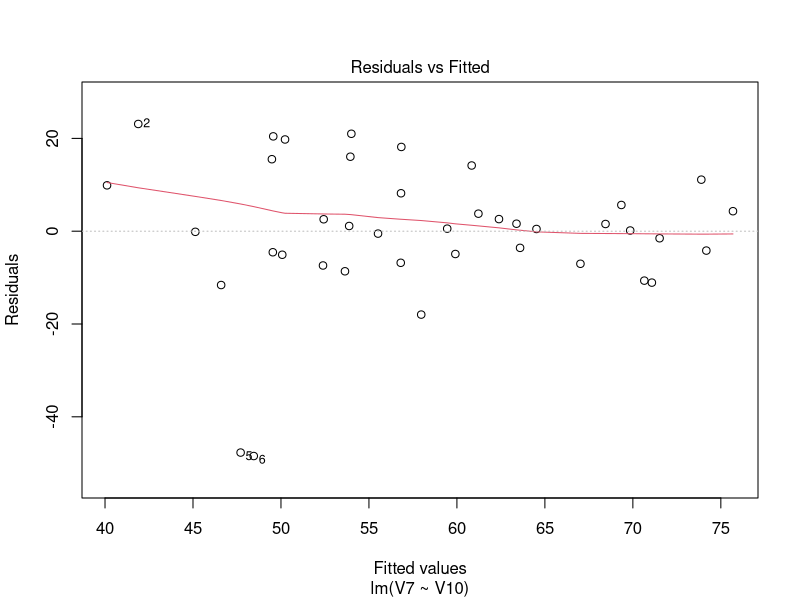
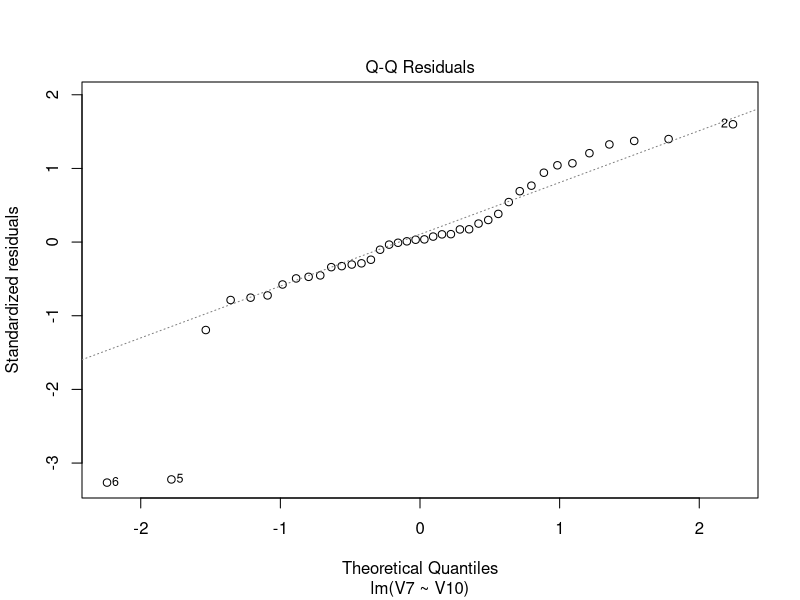
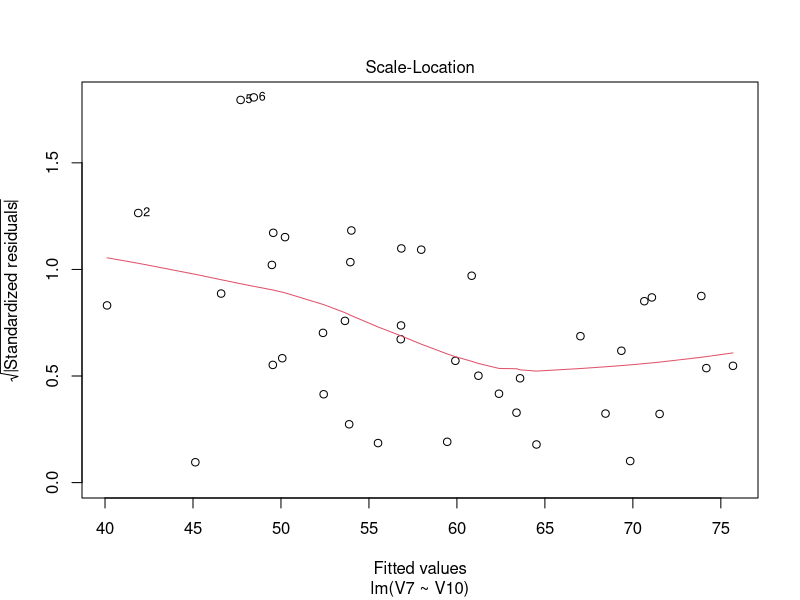
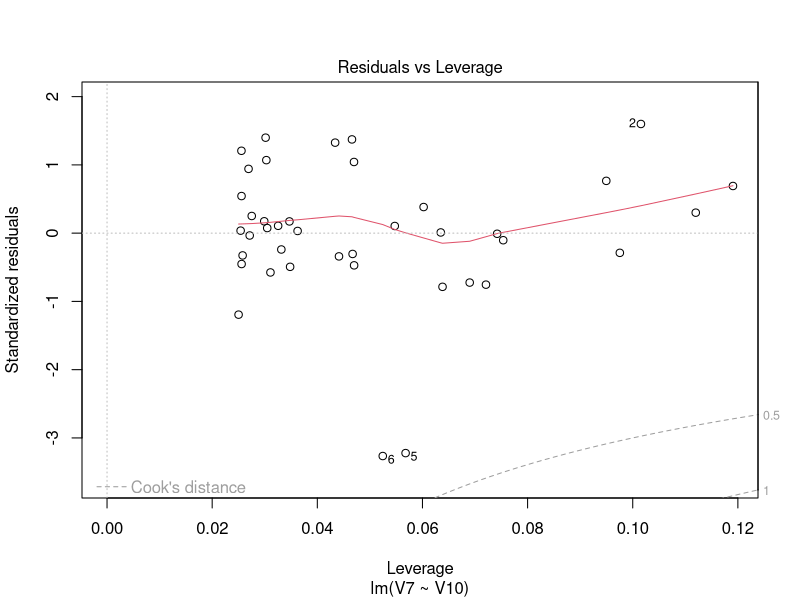
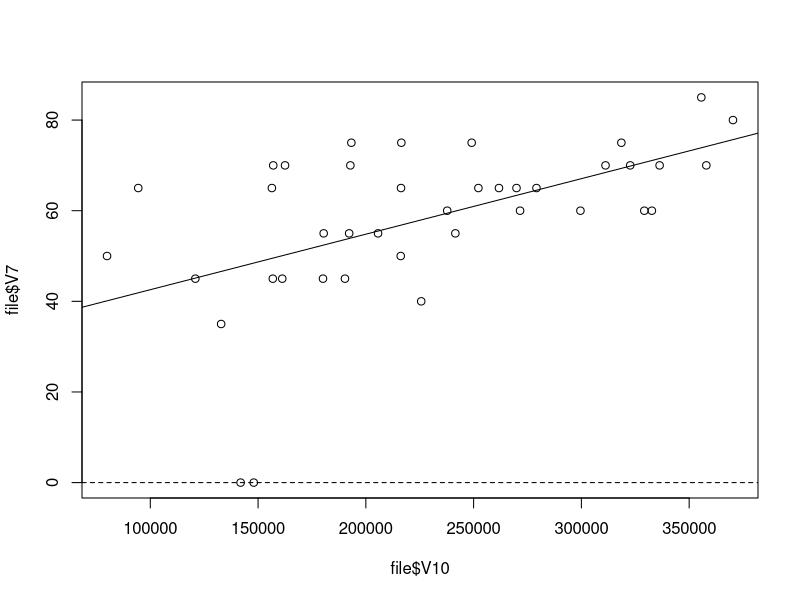
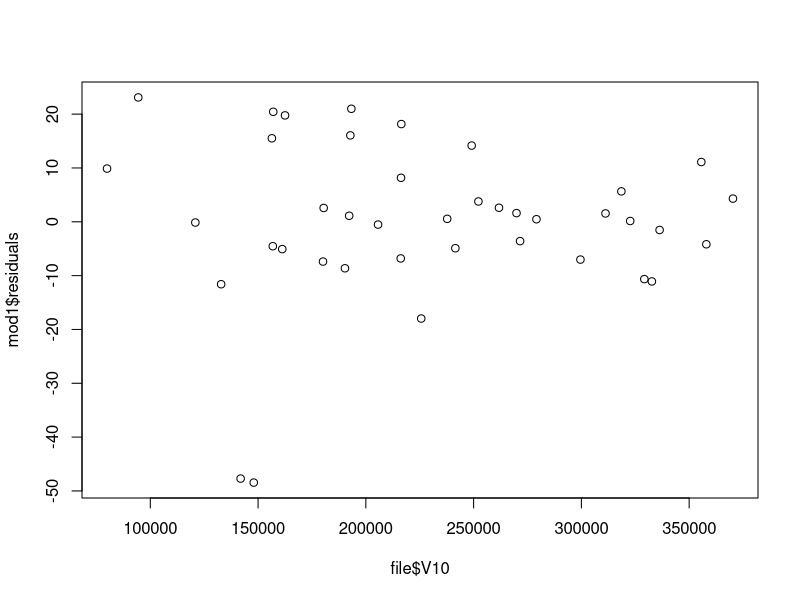
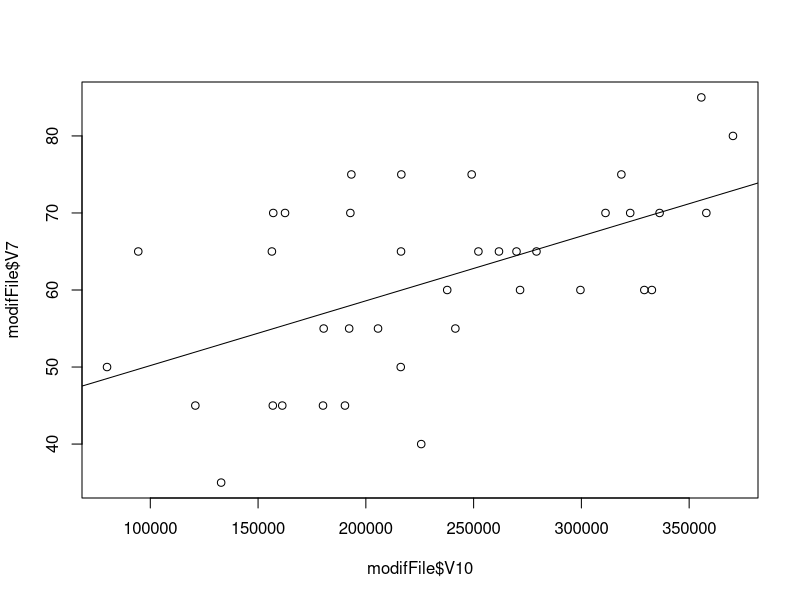
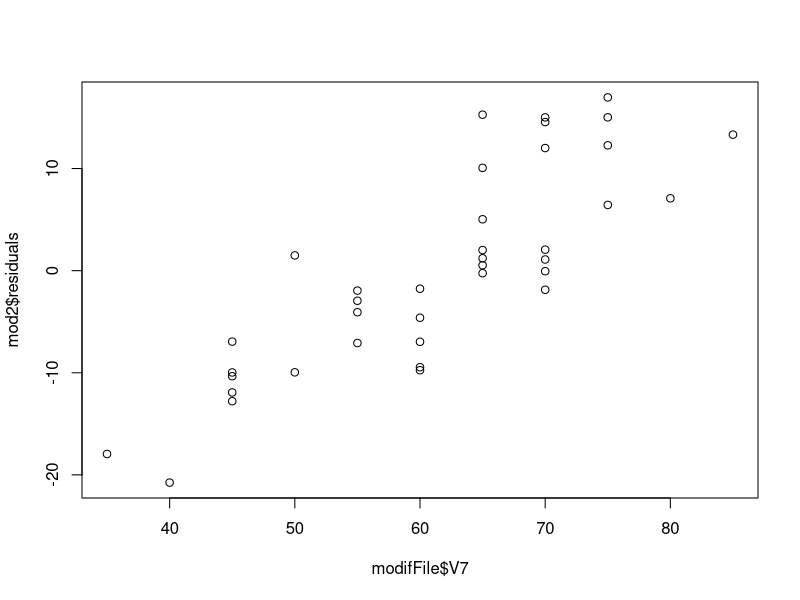

Generate these figures, in order, with R:
## ---- chunk 1
knitr::opts_chunk$set(echo = TRUE)
## ---- chunk 2

rm(list=ls())

knitr::opts_chunk$set(echo = TRUE)
library(tidyverse)
library(ggplot2)

## ---- chunk 3
file <- data.frame(read.table("lista02.dat",skip = 1) )
glimpse(file)
summary(file)

## ---- chunk 4
numNA<-sum(is.na(file))

cat(paste("Hay ",numNA,"NA de la forma usual \n"))

cat(paste("Revisaremos si hay **NA** artificiales:  \n"))

file[which(file == "<NA>",arr.ind = TRUE)[,1],]

file[which(file == "NA",arr.ind = TRUE)[,1],]
## ---- chunk 5

for (i in c(1,2,3,4,5,6,7,8.10)){
  
  file[,i] <- as.double(file[,i])
}
glimpse(file)
  
## ---- chunk 6

mod1 <- lm(V7 ~ V10, data=file)
print(mod1)
plot(mod1)

## ---- chunk 7
plot(file$V10,file$V7)
abline(mod1)
abline(h=0, lty=2)
## ---- chunk 8
summary(mod1)
anova(mod1)
## ---- chunk 9
plot(file$V10, mod1$residuals)
## ---- chunk 10
cat(paste("El estimado observado b_0 =",mod1$coefficients[1]))
cat(paste("\nEl estimado observado b_1 =",mod1$coefficients[2]))
cat(paste("\nEl estimado observado de sigma (error estándar residual) =",summary(mod1)$sigma))
cat(paste("\nEl p-value de la regresión (F-statistic)=",summary(mod1)$fstatistic[1]))
cat(paste("\nEl R**2 de la regresión=",summary(mod1)$r.squared))
## ---- chunk 11
modifFile <- file %>% subset(V7!=0)
mod2 <- lm(V7 ~ V10, data=modifFile)

plot(modifFile$V10, modifFile$V7)
abline(mod2)
abline(h=0, lty=2)

## ---- chunk 12
plot(modifFile$V7, mod2$residuals)
## ---- chunk 13
cat(paste("El estimado observado b_0 =",mod2$coefficients[1]))
cat(paste("\nEl estimado observado b_1 =",mod2$coefficients[2]))
cat(paste("\nEl estimado observado de sigma (error estándar residual) =",summary(mod2)$sigma))
cat(paste("\nEl p-value de la regresión (F-statistic)=",summary(mod2)$fstatistic[1]))
cat(paste("\nEl R**2 de la regresión=",summary(mod2)$r.squared))

## ---- chunk 14
1
